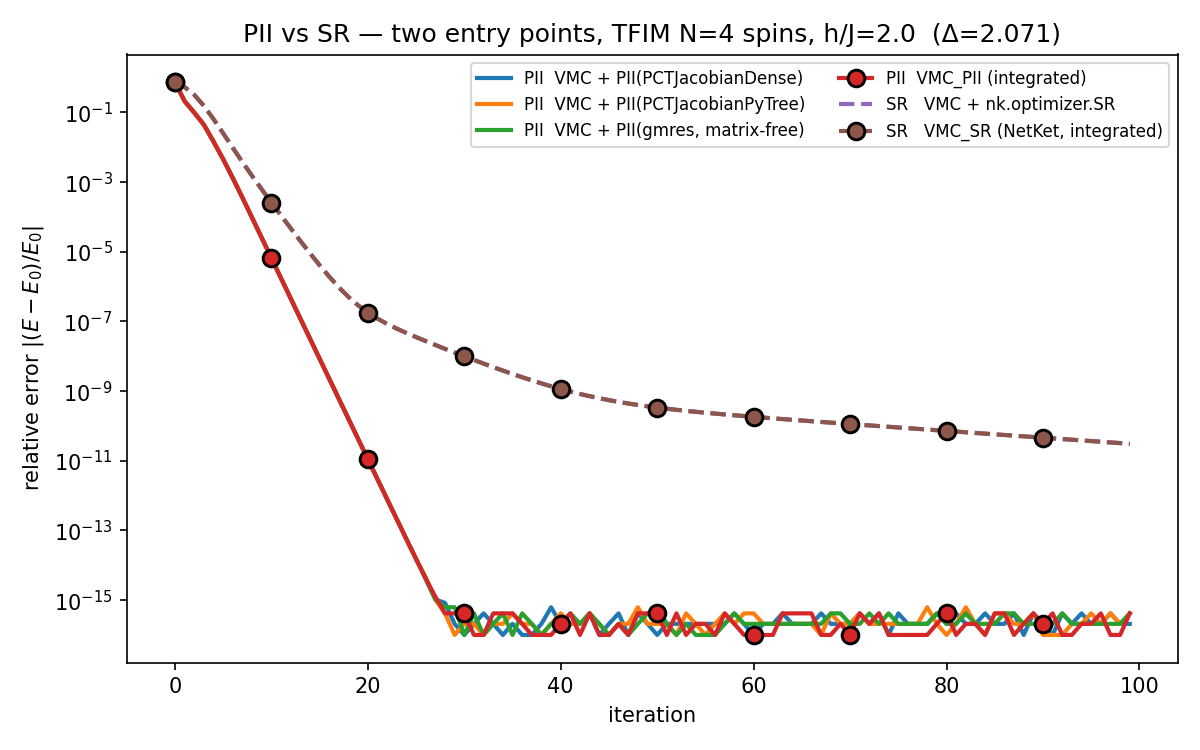

Python code for this plot:
r"""Consistency of PII's two entry points (and PII vs SR) — the NetKet-parallel API.

PII mirrors NetKet's architecture, so there are two equivalent ways to run it, exactly as
NetKet offers ``VMC`` + ``SR`` and the integrated ``VMC_SR``:

1. **Preconditioner + standard driver** — ``nkpii.driver.VMC`` (≡ ``netket.driver.VMC``) with
   ``nkpii.optimizer.PII`` as the ``preconditioner`` (the analogue of ``netket.optimizer.SR``).
   The ``Q``-matrix can be ``PCTJacobianDense`` or ``PCTJacobianPyTree``, and the linear solve can be
   the direct default or a **matrix-free** ``gmres`` (the analogue of ``SR(solver=cg)`` — there is
   no ``cg`` for PII because ``Q`` is non-symmetric/indefinite).
2. **Integrated driver** — ``nkpii.driver.VMC_PII`` (≡ ``netket.driver.VMC_SR``) with ``pii=True``.

This script runs all of them on the same small, exactly-solvable TFIM as ``compare_sr_pii_tfim.py``
(``FullSumState``, so every run is deterministic), from *identical* initial parameters, and
overlays the energy-error curves against both iteration count and wall time:

- the four **PII** curves (Dense / PyTree / matrix-free / integrated) lie on top of each other —
  same physical update, three storage/solve strategies plus the integrated kernel;
- the two **SR** curves (``VMC`` + ``netket.optimizer.SR`` and NetKet's integrated ``VMC_SR``)
  coincide;
- and PII (``η = 1``) converges where SR (``η < 1/Γ``) is slower — the point of the method.

Run with::

    python examples/compare_implementations.py
"""

import time
from pathlib import Path

import numpy as np
import jax
import jax.numpy as jnp
from jax.nn.initializers import normal
import optax
import netket as nk
import scipy.sparse.linalg as sla
import matplotlib.pyplot as plt

import nkpii

HERE = Path(__file__).parent

L = 4
h = 2.0
N_ITER = 100

g = nk.graph.Chain(L, pbc=True)
hi = nk.hilbert.Spin(s=0.5, N=g.n_nodes)
H = nk.operator.Ising(hilbert=hi, graph=g, h=h)

# Exact spectrum endpoints -> ground-state energy, gap, and spectral spread Γ (as in
# compare_sr_pii_tfim.py).
E0, E1 = nk.exact.lanczos_ed(H, k=2, compute_eigenvectors=False)
Emax = float(sla.eigsh(H.to_sparse(), k=1, which="LA", return_eigenvectors=False)[0])
gap = E1 - E0
Gamma = Emax - E0  # spectral spread
tau = E0 - 0.1 * gap  # undershoot by a fraction of the gap

# SR has a hard step-size threshold η < 1/Γ; PII's natural rate is η = 1.
eta_sr_max = 1.0 / Gamma
lr_sr = eta_sr_max
lr_pii = 1.0
# For stability, halve both optimal learning rates (as in compare_sr_pii_tfim.py).
lr_sr /= 2.0
lr_pii /= 2.0
diag_shift_sr = 1e-4
diag_shift_pii = 1e-4

# Use the same solver for both SR paths: NetKet's SR defaults to `cg`, but VMC_SR to
# `cholesky_with_fallback` — match them so the two SR curves coincide.
sr_solver = nk.optimizer.solver.cholesky_with_fallback

print(f"TFIM chain L={L}, h/J={h};  E0 = {E0:.6f}, gap Δ = {gap:.4f}, "
      f"spread Γ = {Gamma:.4f},  τ = {tau:.6f}")

# One shared model + one set of starting parameters used by *every* method, so the comparison
# starts from an identical state (a larger init stddev than the default avoids the uniform-state
# transient; see compare_sr_pii_tfim.py). mode is auto-detected ('complex' for RBMRealParams).
model = nkpii.models.RBMRealParams(alpha=1, param_dtype=jnp.float64, kernel_init=normal(stddev=0.3))
init_params = nk.vqs.FullSumState(hi, model, seed=0).parameters


# --- builders: each returns a configured driver for a given variational state ---------------
def vmc_pii(vstate, q=nkpii.optimizer.pct.PCTJacobianDense, solver=None):
    """`nkpii.driver.VMC` + `nkpii.optimizer.PII` (the preconditioner route)."""
    kw = {} if solver is None else {"solver": solver}
    return nkpii.driver.VMC(
        H, optax.sgd(lr_pii), variational_state=vstate,
        preconditioner=nkpii.optimizer.PII(H, q=q, tau=tau, diag_shift=diag_shift_pii, **kw),
    )


def vmc_pii_integrated(vstate):
    """`nkpii.driver.VMC_PII` (the integrated driver)."""
    return nkpii.driver.VMC_PII(
        H, optax.sgd(lr_pii), variational_state=vstate,
        diag_shift=diag_shift_pii, pii=True, tau=tau, use_ntk=False,
    )


def vmc_sr(vstate):
    """`nkpii.driver.VMC` + `netket.optimizer.SR` (the preconditioner route, SR)."""
    return nkpii.driver.VMC(
        H, optax.sgd(lr_sr), variational_state=vstate,
        preconditioner=nk.optimizer.SR(
            qgt=nk.optimizer.qgt.QGTJacobianDense, solver=sr_solver, diag_shift=diag_shift_sr
        ),
    )


def vmc_sr_integrated(vstate):
    """NetKet's integrated `VMC_SR`."""
    return nk.driver.VMC_SR(
        H, optax.sgd(lr_sr), variational_state=vstate,
        diag_shift=diag_shift_sr, use_ntk=False, linear_solver=sr_solver,
    )


# label -> builder(vstate) -> driver.  PII family first (solid), SR family second (dashed).
runs = {
    "PII  VMC + PII(PCTJacobianDense)":     vmc_pii,
    "PII  VMC + PII(PCTJacobianPyTree)":    lambda vs: vmc_pii(vs, q=nkpii.optimizer.pct.PCTJacobianPyTree),
    "PII  VMC + PII(gmres, matrix-free)": lambda vs: vmc_pii(
        vs, solver=nkpii.optimizer.solver.gmres(tol=1e-10, restart=200, maxiter=4)),
    "PII  VMC_PII (integrated)":          vmc_pii_integrated,
    "SR   VMC + nk.optimizer.SR":         vmc_sr,
    "SR   VMC_SR (NetKet, integrated)":   vmc_sr_integrated,
}

results = {}
for label, build in runs.items():
    vstate = nk.vqs.FullSumState(hi, model, seed=0)
    vstate.parameters = init_params  # identical starting parameters for every method
    driver = build(vstate)
    log = nk.logging.RuntimeLog()
    # warm up to trigger JIT compilation (not timed, not logged), then reset to the shared
    # start so the comparison still begins from identical parameters.
    driver.run(n_iter=1, show_progress=False)
    driver.state.parameters = init_params
    jax.block_until_ready(driver.state.parameters)

    t0 = time.perf_counter()
    driver.run(n_iter=N_ITER, out=log, show_progress=False)
    jax.block_until_ready(driver.state.parameters)
    total = time.perf_counter() - t0

    energies = np.asarray(log.data["Energy"].Mean).real  # N_ITER points
    # per-iteration wall time from the single accurate total (steady state ⇒ ~uniform per step).
    walltime = np.linspace(total / N_ITER, total, N_ITER)
    results[label] = (energies, walltime)
    print(f"  {label:34s} final rel.err = {abs((energies[-1] - E0) / E0):.2e}  ({total:.2f}s)")

# Consistency: the four PII curves coincide (same physical update); the two SR curves coincide.
pii_curves = [e for k, (e, _) in results.items() if k.startswith("PII")]
sr_curves = [e for k, (e, _) in results.items() if k.startswith("SR")]
for e in pii_curves[1:]:
    np.testing.assert_allclose(e, pii_curves[0], rtol=1e-4, atol=1e-7)
for e in sr_curves[1:]:
    np.testing.assert_allclose(e, sr_curves[0], rtol=1e-4, atol=1e-7)
print("OK: the 4 PII paths coincide, and the 2 SR paths coincide.")

# Plot the relative energy error against two x-axes (iteration and wall time). Convention:
# PII family solid, SR family dashed; the coinciding curves overlap, so the *integrated*
# reference drivers (nkpii.driver.VMC_PII and NetKet's nk.driver.VMC_SR) get markers — you can
# see them sit exactly on top of the preconditioner-route curves.
_palette = plt.cm.tab10.colors
colors = {label: _palette[i % len(_palette)] for i, label in enumerate(results)}


def plot_convergence(x_of, xlabel, fname):
    plt.figure(figsize=(8, 5))
    for label, (energies, walltime) in results.items():
        is_integrated = "integrated" in label  # the all-in-one reference drivers (incl. NetKet's)
        rel = np.maximum(np.abs((energies - E0) / E0), 1e-16)  # floor: rel==0 is −∞ on a log axis
        plt.semilogy(x_of(energies, walltime), rel, label=label, color=colors[label],
                     ls="-" if label.startswith("PII") else "--", lw=2,
                     marker="o" if is_integrated else None,
                     markevery=max(len(rel) // 10, 1), ms=8, markeredgecolor="black",
                     markeredgewidth=1.4)
    plt.xlabel(xlabel)
    plt.ylabel(r"relative error $|(E - E_0)/E_0|$")
    plt.title(f"PII vs SR — two entry points, TFIM N={hi.size} spins, h/J={h}  (Δ={gap:.3f})")
    plt.legend(fontsize=8, ncol=2)
    plt.tight_layout()
    plt.savefig(HERE / fname, dpi=150)
    print(f"saved {HERE / fname}")


plot_convergence(lambda e, t: np.arange(len(e)), "iteration", "compare_implementations.png")
plot_convergence(lambda e, t: t, "wall time (s)", "compare_implementations_walltime.png")
